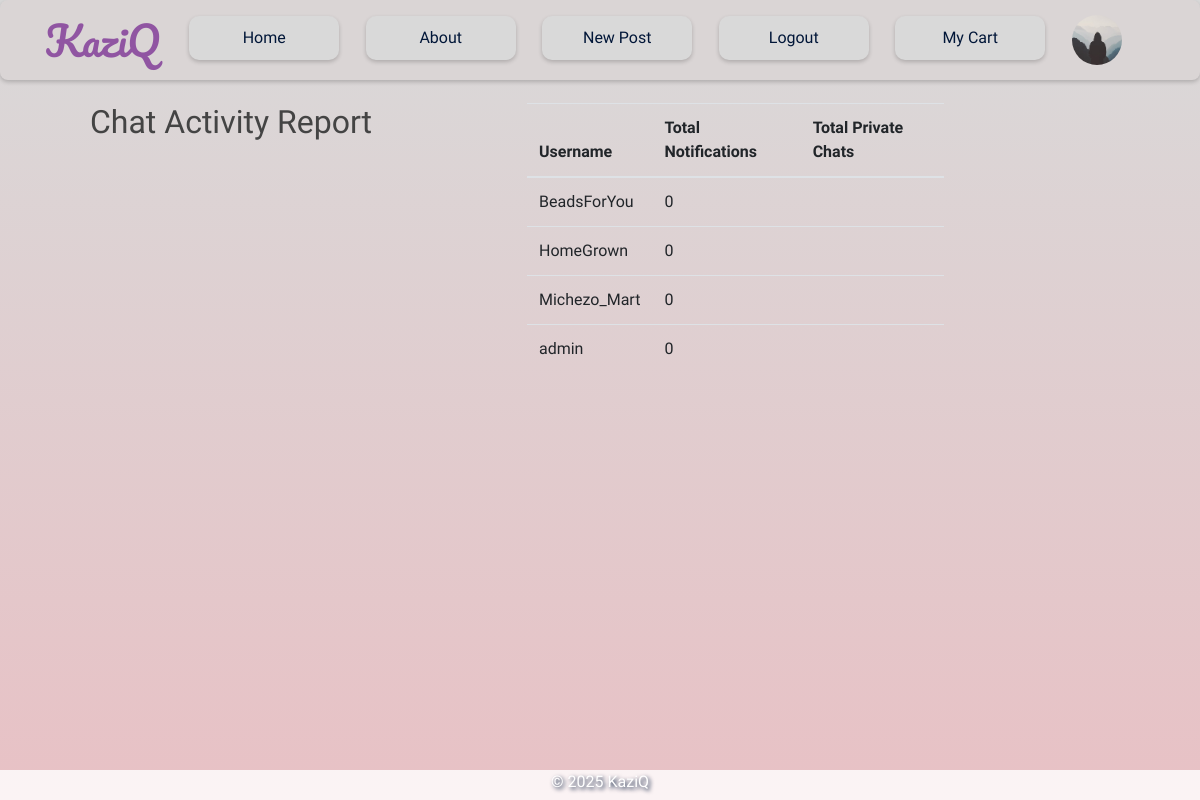
Screenshot of /report/chat_activity (signed in) with the database file from the repository.
### flaskblog/models.py (models this page shows, shortened)
class User(db.Model, UserMixin):
    id = db.Column(db.Integer, primary_key=True)
    username = db.Column(db.String(20), unique=True, nullable=False)
    email = db.Column(db.String(120), unique=True, nullable=False)
    whatsapp = db.Column(db.String(20), nullable=False)
    image_file = db.Column(db.String(20), nullable=False, default='default.jpg')
    password = db.Column(db.String(60), nullable=False)
    is_admin = db.Column(db.Boolean, nullable=False, default=False)
    account_balance = db.Column(db.Float, default=0.0)  # Current available balance
    total_sales = db.Column(db.Float, default=0.0)      # Lifetime sales
    bank_account = db.Column(db.String(50), nullable=True)
    bank_name = db.Column(db.String(100), nullable=True)
    phone_for_payment = db.Column(db.String(20), nullable=True)
    posts = db.relationship('Post', backref='author', lazy=True)

### flaskblog/routes.py (the view)
@app.route('/report/chat_activity')
@login_required
def chat_activity_report():
    if not current_user.is_authenticated or not current_user.is_admin:
        flash("You are not authorized to access this page", "warning")
        return redirect(url_for('home'))
    messages_report = db.session.query(
        User.username,
        db.func.count(Notification.id).label('total_notifications')
    ).outerjoin(Notification, Notification.user_id == User.id) \
     .group_by(User.id).all()
    private_chats_report = db.session.query(
        User.username,
        db.func.count(CartItem.id).label('total_private_chats')
    ).join(CartItem, CartItem.user_id == User.id) \
     .group_by(User.id).all()
    return render_template('chat_activity_report.html', messages_report=messages_report)

### flaskblog/__init__.py (called while the page is built)
@login_manager.user_loader
def load_user(user_id):
    return User.query.get(int(user_id))

@app.context_processor
def inject_min_max():
    return dict(min=min, max=max)

### flaskblog/templates/chat_activity_report.html
{% extends "layout.html" %}
{% block content %}
    <h2>Chat Activity Report</h2>
    <table class="table">
        <thead>
            <tr>
                <th>Username</th>
                <th>Total Notifications</th>
                <th>Total Private Chats</th>
            </tr>
        </thead>
        <tbody>
            {% for user in messages_report %}
                <tr>
                    <td>{{ user.username }}</td>
                    <td>{{ user.total_notifications }}</td>
                    <td>{{ user.total_private_chats }}</td>
                </tr>
            {% endfor %}
        </tbody>
    </table>
{% endblock %}

### flaskblog/templates/layout.html (shortened to what this page needs)
<!DOCTYPE html>
<html lang="en">
<head>
    <link rel="stylesheet" href="https://cdn.jsdelivr.net/npm/bootstrap@4.3.1/dist/css/bootstrap.min.css">
    <link rel="stylesheet" type="text/css" href="{{ url_for('static', filename='main.css') }}">
    <link href="https://cdnjs.cloudflare.com/ajax/libs/font-awesome/5.15.4/css/all.min.css" rel="stylesheet">
</head>
<body>
    <header class="site-header">
        <nav class="navbar navbar-expand-md" id="navbar">
            <div class="container">
                <a class="navbar-brand" href="/">KaziQ</a>
                <div class="collapse navbar-collapse" id="navbarToggle">
                    <div class="navbar-nav mr-auto" id="navbar-nav">
                        <a class="nav-item nav-link" href="{{url_for('home')}}">Home</a>
                        <a class="nav-item nav-link" href="{{url_for('about')}}">About</a>
                        {% if current_user.is_authenticated %}
                        <a class="nav-item nav-link" href="{{url_for('new_post')}}">New Post</a>
                        <a class="nav-item nav-link" href="{{url_for('logout')}}">Logout</a>
                        <a class='nav-item nav-link' href="{{url_for('view_cart')}}">My Cart</a>
                        <a href="{{ url_for('account') }}">
                            <img src="{{ url_for('static', filename='profile_pics/' + current_user.image_file) }}" alt="Profile" class="rounded-circle account-img">
                        </a>
                        {% else %}
                            <a class="nav-item nav-link" href="{{url_for('login')}}">Login</a>
                            <a class="nav-item nav-link" href="{{url_for('register')}}">Register</a>
                        {% endif %}
                    </div>
                </div>
            </div>
        </nav>
    </header>
    <main role="main" class="container mt-5 pt-5">
        <div class="row">
            <div class="content-container">
                <div class="body-content">
                    <div class="wholebar">
                        <div class="actual-content">
                            {% block content %}{% endblock %}
                        </div>
                        <div class="sidebar">
                        </div>
                    </div>
                </div>
            </div>
        </div>
    </main>
    <footer>
        <div class="footer-container">
            <div class="footer">
                <p>&copy; 2025 KaziQ</p>
            </div>
        </div>
    </footer>
</body>
</html>

### flaskblog/static/main.css (style rules this page uses)
body { background-image: linear-gradient(to bottom, #D9D9D9, #E8C1C5); background-repeat: no-repeat; background-position:center; background-attachment: fixed; font-family: "Itim", cursive; font-weight: 400; font-style: normal; color: #011638; margin:0; }
h1, h2, h3, h4, h5, h6 { color: #444444; }
#navbar { background-color:#dad5d5; width: 100%; height: 80px; border-radius:8px; box-shadow: 0 2px 4px 0 rgba(0,0,0,0.2); margin-top: 0; display:flex; justify-content:center; align-items:center; }
#navbar-nav { width:100%; display:flex; justify-content:space-around; align-items:end; margin-top:-5px; }
.navbar-nav .account-img { height: 50px; width: 50px; border-radius: 50%; margin-right: 20px; margin-bottom:-5px; }
.navbar-nav { margin:0; width:100%; display:flex; justify-content:space-around; }
.navbar-brand { font-family: "Pacifico", cursive; font-weight: 400; font-style: normal; color: #9055A2; font-size:2.5rem; }
.nav-item { font-family: "Itim", cursive; font-weight: 400; font-style: normal; color: #011638; width:150px; text-align:center; }
.body-content { display:flex; justify-content:center; align-items:center; flex-direction:column; }
.navbar, .navbar-collapse { filter: none; pointer-events: auto; z-index: 1050; }
.content-container { display:flex; justify-content:center; align-items:center; margin:auto; }
.actual-content { border: none; border-radius:1em; display: grid; gap: 20px; grid-template-columns: repeat(2, 1fr); height:100%; width:100%; margin-right:20px; }
.account-img { height: 125px; width: 125px; margin-right: 20px; margin-bottom: 16px; }
footer { display:flex; justify-content:center; align-items:start; background-color: rgba(255, 255, 255, 0.8); width:100%; height: 35px; color:#ffffff; font-size:1rem; position:fixed; bottom:-5px; text-shadow: 2px 2px 4px #011638; }
.sidebar { width: 250px; padding: 20px; border-radius:1em; background:none; border-radius:0 1em 1em 0; text-align:center; }
.site-header .navbar-nav .nav-link { color:#011638; background-color:#D9D9D9; border-radius:10px; text-align:center; padding:10px 25px; transition: background-color 0.3s; box-shadow: 0 2px 4px 0 rgba(0,0,0,0.2); }
.wholebar { display:flex; justify-content:center; align-items:center; margin:-73px 0px 50px 60px; }

### rows the page displays
User: image_file (placeholder picture), username "admin", total_notifications "0"
User: username "BeadsForYou", total_notifications "0"
User: username "HomeGrown", total_notifications "0"
User: username "Michezo_Mart", total_notifications "0"
